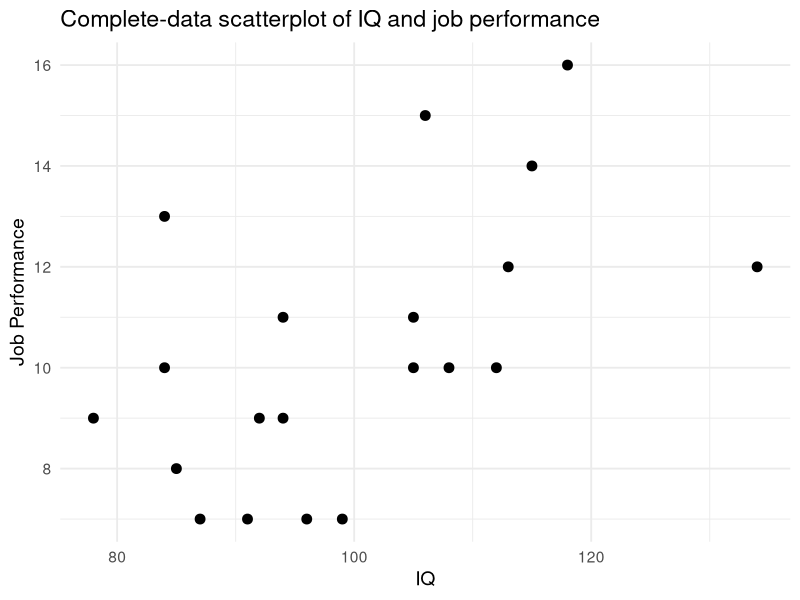
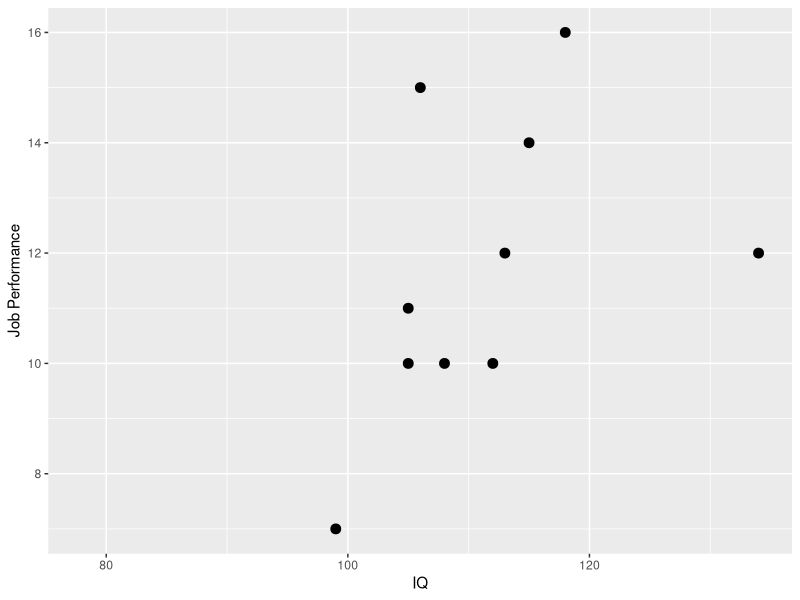
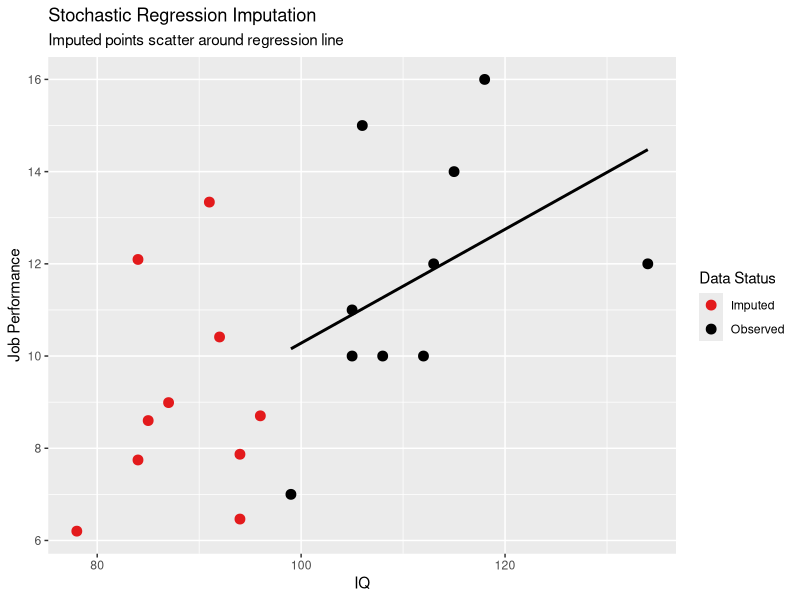

Reproduce these figures in R, in order.
rm(list=ls())

#packages
library(ggplot2)

#Create the dataset
data <- data.frame(
  IQ = c(78, 84, 84, 85, 87, 91, 92, 94, 94, 96, 99, 105, 105, 106, 108, 112, 113, 115, 118, 134),
  JobPerformance = c(9, 13, 10, 8, 7, 7, 9, 9, 11, 7, 7, 10, 11, 15, 10, 10, 12, 14, 16, 12)
)

#Suppose JobPerformance is missing for IQ < 99
data$Observed <- ifelse(data$IQ < 99, FALSE, TRUE)


###############################
#Complette data scatterplot
###############################

ggplot(data, aes(x = IQ, y = JobPerformance)) +
  geom_point(size = 3) +
  labs(
    title = "Complete-data scatterplot of IQ and job performance",
    x = "IQ",
    y = "Job Performance",
    color = "Status"
  ) +
  theme_minimal(base_size = 14)


################################
#Listwise deletion scatterplot
################################

#Keep only observed cases (IQ >= 99)
observed_data <- subset(data, IQ >= 99)

#Plot with original IQ range
ggplot(observed_data, aes(x = IQ, y = JobPerformance)) +
  geom_point(size = 3) +
  labs(
    x = "IQ",
    y = "Job Performance"
  ) +
  scale_x_continuous(limits = range(data$IQ))


###############################
#Mean imputation scatterplot 
###############################
rm(list=ls())


#original complete dataset
data <- data.frame(
  IQ = c(78, 84, 84, 85, 87, 91, 92, 94, 94, 96,
         99, 105, 105, 106, 108, 112, 113, 115, 118, 134),
  JobPerformance = c(9, 13, 10, 8, 7, 7, 9, 9, 11, 7,
                     7, 10, 11, 15, 10, 10, 12, 14, 16, 12)
)

#job performance is missing for individuals with IQ < 99
data$Observed <- data$IQ >= 99

#Split the data into observed and missing subsets
observed <- subset(data, Observed == TRUE)
missing  <- subset(data, Observed == FALSE)

#Calc the mean of the observed job performance scores only (value used to replace missing values)
observed_mean <- mean(observed$JobPerformance)

#Create a new variable containing the imputed job performance values,
#if the value is observed, keep the original value. if missing replace it with observed mean
data$JobPerformance_Imputed <- ifelse(
  data$Observed == TRUE,
  data$JobPerformance,
  observed_mean
)

#splits the data into observed and imputed for colouring in the plot
data$Status <- ifelse(data$Observed == TRUE, "Observed", "Imputed")

#mean imputation scatterplot
mean_imp_scatter <- ggplot(data, aes(x = IQ, y = JobPerformance_Imputed, colour = Status)) +
  
  geom_point(size = 3) +
  
  #adds a dashed horizontal line showing the observed mean used for imputation
  geom_hline(yintercept = observed_mean, linetype = "dashed") +
  
  labs(
    title = "Mean Imputation",
    subtitle = "Missing values are replaced by the observed mean",
    x = "IQ",
    y = "Job Performance",
    colour = "Data Status"
  ) +
  
  #observed points are black and imputed points are red
  scale_colour_manual(values = c("Observed" = "black", "Imputed" = "#e31a1c")) +
  
  #Keep the original complete-data IQ range 
  scale_x_continuous(limits = range(data$IQ)) 

ggsave(
  filename = "mean_imputation_plot.png",
  plot = mean_imp_scatter,
  width = 6,
  height = 4,
)
  

###################################
#Stochastic regression imputation
###################################
rm(list=ls())
#Original dataset again
data <- data.frame(
  IQ = c(78, 84, 84, 85, 87, 91, 92, 94, 94, 96, 99, 105, 105, 106, 108, 112, 113, 115, 118, 134),
  JobPerformance = c(9, 13, 10, 8, 7, 7, 9, 9, 11, 7, 7, 10, 11, 15, 10, 10, 12, 14, 16, 12)
)

#Split observed and missing (simulate missing for IQ < 99)
observed <- subset(data, IQ >= 99)
missing <- subset(data, IQ < 99)

#Fit regression on observed data
fit <- lm(JobPerformance ~ IQ, data = observed)

# Stochastic regression imputation: predicted + residual noise
set.seed(123)  # for reproducibility
residual_sd <- sd(residuals(fit))  # standard deviation of residuals
missing$JobPerformance <- predict(fit, newdata = missing) + rnorm(nrow(missing), mean = 0, sd = residual_sd)

# Combine data for plotting
imputed_data <- rbind(observed, missing)
imputed_data$Status <- ifelse(imputed_data$IQ >= 99, "Observed", "Imputed")

# Plot
ggplot(imputed_data, aes(x = IQ, y = JobPerformance, color = Status)) +
  geom_point(size = 3) +
  geom_smooth(data = observed, aes(x = IQ, y = JobPerformance), method = "lm", se = FALSE, color = "black") +
  labs(
    title = "Stochastic Regression Imputation",
    subtitle = "Imputed points scatter around regression line",
    x = "IQ",
    y = "Job Performance",
    color = "Data Status"
  ) +
  scale_color_manual(values = c("Observed" = "black", "Imputed" = "#e31a1c")) +
  scale_x_continuous(limits = range(data$IQ)) 


###############################################################
# MULTIPLE IMPUTATION ILLUSTRATION
###############################################################
rm(list=ls())


#original complete dataset
data <- data.frame(
  IQ = c(78, 84, 84, 85, 87, 91, 92, 94, 94, 96,
         99, 105, 105, 106, 108, 112, 113, 115, 118, 134),
  JobPerformance = c(9, 13, 10, 8, 7, 7, 9, 9, 11, 7,
                     7, 10, 11, 15, 10, 10, 12, 14, 16, 12)
)

#Job performance is treated as missing for individuals with IQ < 99
data$Observed <- data$IQ >= 99

#Split the data into observed and missing subsets
observed <- subset(data, Observed == TRUE)
missing  <- subset(data, Observed == FALSE)

#Fit a regression model using only the observed cases
fit <- lm(JobPerformance ~ IQ, data = observed)

#Estimate the residual standard deviation from the fitted regression model
#used to add random residual variation to the imputed values
residual_sd <- sd(residuals(fit))

#seed so that the random imputations are reproducible
set.seed(123)

#the number of imputed datasets to generate
K <- 10

#Generate K completed datasets
mi_list <- lapply(1:K, function(k) {
  
  #copy the original data for the kth imputed dataset
  temp <- data
  
  #Stores the imputation number
  temp$Imputation <- paste0("Imputation ", k)
  
  #Create a new variable that will contain observed and imputed values
  temp$JobPerformance_Imputed <- temp$JobPerformance
  
  #predict job performance for the missing cases using the regression model
  predicted_values <- predict(fit, newdata = temp[temp$Observed == FALSE, ])
  
  #Add random residual noise to the predicted values
  #gives a different plausible set of imputed values for each dataset
  temp$JobPerformance_Imputed[temp$Observed == FALSE] <-
    predicted_values + rnorm(
      n = sum(temp$Observed == FALSE),
      mean = 0,
      sd = residual_sd
    )
  
  #Create a variable for colouring points in the plot
  temp$Status <- ifelse(temp$Observed == TRUE, "Observed", "Imputed")
  
  #Returns the completed dataset
  return(temp)
})

#Combine K completed datasets into one dataset for plotting
mi_data <- do.call(rbind, mi_list)

# For the observed points, keep only one copy, otherwise the observed points would be plotted K times on top of each other

observed_once <- subset(mi_data, Status == "Observed" & Imputation == "Imputation 1")

#Keep all imputed points from all K imputations
imputed_all <- subset(mi_data, Status == "Imputed")

#MI scatterplot
MI_scatter<-ggplot() +
  
  #Plot all imputed values from all K imputations
  #Alpha makes the points semi-transparent, helps show overlap
  geom_point(
    data = imputed_all,
    aes(x = IQ, y = JobPerformance_Imputed, colour = Status),
    size = 2,
    alpha = 0.45
  ) +
  
  #Plot the observed values once
  geom_point(
    data = observed_once,
    aes(x = IQ, y = JobPerformance_Imputed, colour = Status),
    size = 3
  ) +
  
  #Add the fitted regression line from the observed data
  geom_smooth(
    data = observed,
    aes(x = IQ, y = JobPerformance),
    method = "lm",
    se = FALSE,
    colour = "black"
  ) +
  
  
  labs(
    title = "Multiple Imputation Illustration",
    subtitle = "Several plausible imputed values are generated for each missing case",
    x = "IQ",
    y = "Job Performance",
    colour = "Data Status"
  ) +
  
  #observed points black and imputed points red
  scale_colour_manual(values = c("Observed" = "black", "Imputed" = "#e31a1c")) +
  
  
  scale_x_continuous(limits = range(data$IQ)) 
  

ggsave(
  filename = "MI_plot.png",
  plot = MI_scatter,
  width = 6,
  height = 4,
)
